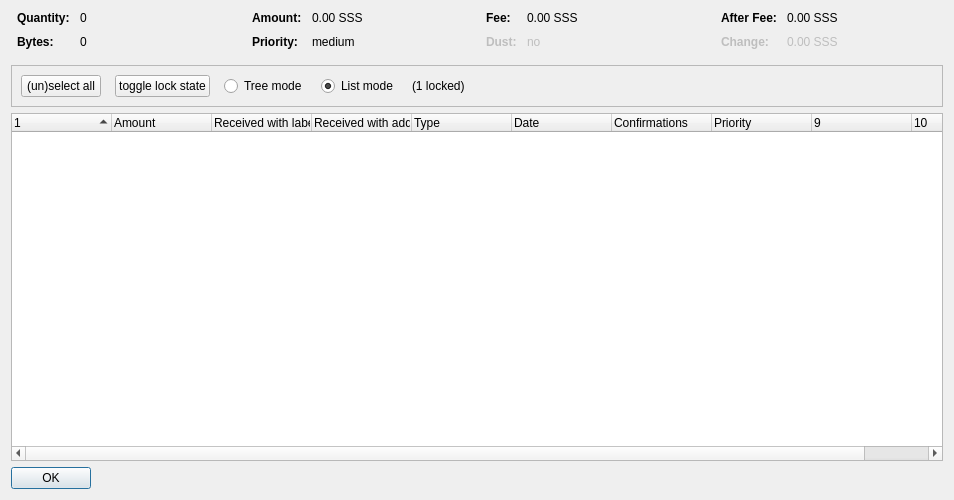
<?xml version="1.0" encoding="UTF-8"?>
<ui version="4.0">
 <class>CoinControlDialog</class>
 <widget class="QDialog" name="CoinControlDialog">
  <property name="geometry">
   <rect>
    <x>0</x>
    <y>0</y>
    <width>954</width>
    <height>500</height>
   </rect>
  </property>
  <property name="windowTitle">
   <string>Coin Selection</string>
  </property>
  <layout class="QVBoxLayout" name="verticalLayout">
   <item>
    <layout class="QHBoxLayout" name="horizontalLayoutTop" stretch="0,0,0,0">
     <property name="topMargin">
      <number>0</number>
     </property>
     <property name="bottomMargin">
      <number>10</number>
     </property>
     <item>
      <layout class="QFormLayout" name="formLayoutCoinControl1">
       <property name="horizontalSpacing">
        <number>10</number>
       </property>
       <property name="verticalSpacing">
        <number>10</number>
       </property>
       <property name="leftMargin">
        <number>6</number>
       </property>
       <property name="rightMargin">
        <number>6</number>
       </property>
       <item row="0" column="0">
        <widget class="QLabel" name="labelCoinControlQuantityText">
         <property name="font">
          <font>
           <weight>75</weight>
           <bold>true</bold>
          </font>
         </property>
         <property name="text">
          <string>Quantity:</string>
         </property>
        </widget>
       </item>
       <item row="0" column="1">
        <widget class="QLabel" name="labelCoinControlQuantity">
         <property name="cursor">
          <cursorShape>IBeamCursor</cursorShape>
         </property>
         <property name="contextMenuPolicy">
          <enum>Qt::ActionsContextMenu</enum>
         </property>
         <property name="text">
          <string notr="true">0</string>
         </property>
         <property name="textInteractionFlags">
          <set>Qt::LinksAccessibleByMouse|Qt::TextSelectableByKeyboard|Qt::TextSelectableByMouse</set>
         </property>
        </widget>
       </item>
       <item row="1" column="0">
        <widget class="QLabel" name="labelCoinControlBytesText">
         <property name="font">
          <font>
           <weight>75</weight>
           <bold>true</bold>
          </font>
         </property>
         <property name="text">
          <string>Bytes:</string>
         </property>
        </widget>
       </item>
       <item row="1" column="1">
        <widget class="QLabel" name="labelCoinControlBytes">
         <property name="cursor">
          <cursorShape>IBeamCursor</cursorShape>
         </property>
         <property name="contextMenuPolicy">
          <enum>Qt::ActionsContextMenu</enum>
         </property>
         <property name="text">
          <string notr="true">0</string>
         </property>
         <property name="textInteractionFlags">
          <set>Qt::LinksAccessibleByMouse|Qt::TextSelectableByKeyboard|Qt::TextSelectableByMouse</set>
         </property>
        </widget>
       </item>
      </layout>
     </item>
     <item>
      <layout class="QFormLayout" name="formLayoutCoinControl2">
       <property name="horizontalSpacing">
        <number>10</number>
       </property>
       <property name="verticalSpacing">
        <number>10</number>
       </property>
       <property name="leftMargin">
        <number>6</number>
       </property>
       <property name="rightMargin">
        <number>6</number>
       </property>
       <item row="0" column="0">
        <widget class="QLabel" name="labelCoinControlAmountText">
         <property name="font">
          <font>
           <weight>75</weight>
           <bold>true</bold>
          </font>
         </property>
         <property name="text">
          <string>Amount:</string>
         </property>
        </widget>
       </item>
       <item row="0" column="1">
        <widget class="QLabel" name="labelCoinControlAmount">
         <property name="cursor">
          <cursorShape>IBeamCursor</cursorShape>
         </property>
         <property name="contextMenuPolicy">
          <enum>Qt::ActionsContextMenu</enum>
         </property>
         <property name="text">
          <string notr="true">0.00 SSS</string>
         </property>
         <property name="textInteractionFlags">
          <set>Qt::LinksAccessibleByMouse|Qt::TextSelectableByKeyboard|Qt::TextSelectableByMouse</set>
         </property>
        </widget>
       </item>
       <item row="1" column="0">
        <widget class="QLabel" name="labelCoinControlPriorityText">
         <property name="font">
          <font>
           <weight>75</weight>
           <bold>true</bold>
          </font>
         </property>
         <property name="text">
          <string>Priority:</string>
         </property>
        </widget>
       </item>
       <item row="1" column="1">
        <widget class="QLabel" name="labelCoinControlPriority">
         <property name="cursor">
          <cursorShape>IBeamCursor</cursorShape>
         </property>
         <property name="contextMenuPolicy">
          <enum>Qt::ActionsContextMenu</enum>
         </property>
         <property name="text">
          <string>medium</string>
         </property>
         <property name="textInteractionFlags">
          <set>Qt::LinksAccessibleByMouse|Qt::TextSelectableByKeyboard|Qt::TextSelectableByMouse</set>
         </property>
        </widget>
       </item>
      </layout>
     </item>
     <item>
      <layout class="QFormLayout" name="formLayoutCoinControl3">
       <property name="horizontalSpacing">
        <number>10</number>
       </property>
       <property name="verticalSpacing">
        <number>10</number>
       </property>
       <property name="leftMargin">
        <number>6</number>
       </property>
       <property name="rightMargin">
        <number>6</number>
       </property>
       <item row="0" column="0">
        <widget class="QLabel" name="labelCoinControlFeeText">
         <property name="font">
          <font>
           <weight>75</weight>
           <bold>true</bold>
          </font>
         </property>
         <property name="text">
          <string>Fee:</string>
         </property>
        </widget>
       </item>
       <item row="0" column="1">
        <widget class="QLabel" name="labelCoinControlFee">
         <property name="cursor">
          <cursorShape>IBeamCursor</cursorShape>
         </property>
         <property name="contextMenuPolicy">
          <enum>Qt::ActionsContextMenu</enum>
         </property>
         <property name="text">
          <string notr="true">0.00 SSS</string>
         </property>
         <property name="textInteractionFlags">
          <set>Qt::LinksAccessibleByMouse|Qt::TextSelectableByKeyboard|Qt::TextSelectableByMouse</set>
         </property>
        </widget>
       </item>
       <item row="1" column="0">
        <widget class="QLabel" name="labelCoinControlLowOutputText">
         <property name="enabled">
          <bool>false</bool>
         </property>
         <property name="font">
          <font>
           <weight>75</weight>
           <bold>true</bold>
          </font>
         </property>
         <property name="text">
          <string>Dust:</string>
         </property>
        </widget>
       </item>
       <item row="1" column="1">
        <widget class="QLabel" name="labelCoinControlLowOutput">
         <property name="enabled">
          <bool>false</bool>
         </property>
         <property name="cursor">
          <cursorShape>IBeamCursor</cursorShape>
         </property>
         <property name="contextMenuPolicy">
          <enum>Qt::ActionsContextMenu</enum>
         </property>
         <property name="text">
          <string>no</string>
         </property>
         <property name="textInteractionFlags">
          <set>Qt::LinksAccessibleByMouse|Qt::TextSelectableByKeyboard|Qt::TextSelectableByMouse</set>
         </property>
        </widget>
       </item>
      </layout>
     </item>
     <item>
      <layout class="QFormLayout" name="formLayoutCoinControl4">
       <property name="horizontalSpacing">
        <number>10</number>
       </property>
       <property name="verticalSpacing">
        <number>10</number>
       </property>
       <property name="leftMargin">
        <number>6</number>
       </property>
       <property name="rightMargin">
        <number>6</number>
       </property>
       <item row="0" column="0">
        <widget class="QLabel" name="labelCoinControlAfterFeeText">
         <property name="font">
          <font>
           <weight>75</weight>
           <bold>true</bold>
          </font>
         </property>
         <property name="text">
          <string>After Fee:</string>
         </property>
        </widget>
       </item>
       <item row="0" column="1">
        <widget class="QLabel" name="labelCoinControlAfterFee">
         <property name="cursor">
          <cursorShape>IBeamCursor</cursorShape>
         </property>
         <property name="contextMenuPolicy">
          <enum>Qt::ActionsContextMenu</enum>
         </property>
         <property name="text">
          <string notr="true">0.00 SSS</string>
         </property>
         <property name="textInteractionFlags">
          <set>Qt::LinksAccessibleByMouse|Qt::TextSelectableByKeyboard|Qt::TextSelectableByMouse</set>
         </property>
        </widget>
       </item>
       <item row="1" column="0">
        <widget class="QLabel" name="labelCoinControlChangeText">
         <property name="enabled">
          <bool>false</bool>
         </property>
         <property name="font">
          <font>
           <weight>75</weight>
           <bold>true</bold>
          </font>
         </property>
         <property name="text">
          <string>Change:</string>
         </property>
        </widget>
       </item>
       <item row="1" column="1">
        <widget class="QLabel" name="labelCoinControlChange">
         <property name="enabled">
          <bool>false</bool>
         </property>
         <property name="cursor">
          <cursorShape>IBeamCursor</cursorShape>
         </property>
         <property name="contextMenuPolicy">
          <enum>Qt::ActionsContextMenu</enum>
         </property>
         <property name="text">
          <string notr="true">0.00 SSS</string>
         </property>
         <property name="textInteractionFlags">
          <set>Qt::LinksAccessibleByMouse|Qt::TextSelectableByKeyboard|Qt::TextSelectableByMouse</set>
         </property>
        </widget>
       </item>
      </layout>
     </item>
    </layout>
   </item>
   <item>
    <widget class="QFrame" name="frame">
     <property name="minimumSize">
      <size>
       <width>0</width>
       <height>40</height>
      </size>
     </property>
     <property name="frameShape">
      <enum>QFrame::StyledPanel</enum>
     </property>
     <property name="frameShadow">
      <enum>QFrame::Sunken</enum>
     </property>
     <layout class="QHBoxLayout" name="horizontalLayout">
      <item>
       <layout class="QHBoxLayout" name="horizontalLayoutPanel" stretch="0,0,0,0,0,0">
        <property name="spacing">
         <number>14</number>
        </property>
        <item>
         <widget class="QPushButton" name="pushButtonSelectAll">
          <property name="sizePolicy">
           <sizepolicy hsizetype="Maximum" vsizetype="Fixed">
            <horstretch>0</horstretch>
            <verstretch>0</verstretch>
           </sizepolicy>
          </property>
          <property name="text">
           <string>(un)select all</string>
          </property>
          <property name="autoDefault">
           <bool>false</bool>
          </property>
         </widget>
        </item>
        <item>
         <widget class="QPushButton" name="pushButtonToggleLock">
          <property name="sizePolicy">
           <sizepolicy hsizetype="Maximum" vsizetype="Fixed">
            <horstretch>0</horstretch>
            <verstretch>0</verstretch>
           </sizepolicy>
          </property>
          <property name="text">
           <string>toggle lock state</string>
          </property>
          <property name="autoDefault">
           <bool>false</bool>
          </property>
         </widget>
        </item>
        <item>
         <widget class="QRadioButton" name="radioTreeMode">
          <property name="sizePolicy">
           <sizepolicy hsizetype="Maximum" vsizetype="Fixed">
            <horstretch>0</horstretch>
            <verstretch>0</verstretch>
           </sizepolicy>
          </property>
          <property name="text">
           <string>Tree mode</string>
          </property>
         </widget>
        </item>
        <item>
         <widget class="QRadioButton" name="radioListMode">
          <property name="sizePolicy">
           <sizepolicy hsizetype="Maximum" vsizetype="Fixed">
            <horstretch>0</horstretch>
            <verstretch>0</verstretch>
           </sizepolicy>
          </property>
          <property name="text">
           <string>List mode</string>
          </property>
          <property name="checked">
           <bool>true</bool>
          </property>
         </widget>
        </item>
        <item>
         <widget class="QLabel" name="labelLocked">
          <property name="text">
           <string>(1 locked)</string>
          </property>
         </widget>
        </item>
        <item>
         <spacer name="horizontalSpacer">
          <property name="orientation">
           <enum>Qt::Horizontal</enum>
          </property>
          <property name="sizeHint" stdset="0">
           <size>
            <width>40</width>
            <height>20</height>
           </size>
          </property>
         </spacer>
        </item>
       </layout>
      </item>
     </layout>
    </widget>
   </item>
   <item>
    <widget class="CoinControlTreeWidget" name="treeWidget">
     <property name="contextMenuPolicy">
      <enum>Qt::CustomContextMenu</enum>
     </property>
     <property name="sortingEnabled">
      <bool>false</bool>
     </property>
     <property name="columnCount">
      <number>10</number>
     </property>
     <attribute name="headerShowSortIndicator" stdset="0">
      <bool>true</bool>
     </attribute>
     <attribute name="headerStretchLastSection">
      <bool>false</bool>
     </attribute>
     <column>
      <property name="text">
       <string/>
      </property>
     </column>
     <column>
      <property name="text">
       <string>Amount</string>
      </property>
     </column>
     <column>
      <property name="text">
       <string>Received with label</string>
      </property>
     </column>
     <column>
      <property name="text">
       <string>Received with address</string>
      </property>
     </column>
     <column>
      <property name="text">
       <string>Type</string>
      </property>
     </column>
     <column>
      <property name="text">
       <string>Date</string>
      </property>
     </column>
     <column>
      <property name="text">
       <string>Confirmations</string>
      </property>
      <property name="toolTip">
       <string>Confirmed</string>
      </property>
     </column>
     <column>
      <property name="text">
       <string>Priority</string>
      </property>
     </column>
     <column>
      <property name="text">
       <string/>
      </property>
     </column>
     <column>
      <property name="text">
       <string/>
      </property>
     </column>
    </widget>
   </item>
   <item>
    <widget class="QDialogButtonBox" name="buttonBox">
     <property name="sizePolicy">
      <sizepolicy hsizetype="Maximum" vsizetype="Fixed">
       <horstretch>0</horstretch>
       <verstretch>0</verstretch>
      </sizepolicy>
     </property>
     <property name="orientation">
      <enum>Qt::Horizontal</enum>
     </property>
     <property name="standardButtons">
      <set>QDialogButtonBox::Ok</set>
     </property>
    </widget>
   </item>
  </layout>
 </widget>
 <customwidgets>
  <customwidget>
   <class>CoinControlTreeWidget</class>
   <extends>QTreeWidget</extends>
   <header>coincontroltreewidget.h</header>
  </customwidget>
 </customwidgets>
 <resources/>
 <connections/>
</ui>
